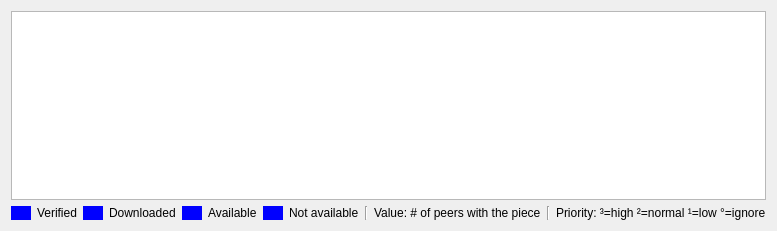
<?xml version="1.0" encoding="UTF-8"?>
<ui version="4.0">
 <class>TorrentPieceMap</class>
 <widget class="QWidget" name="TorrentPieceMap">
  <property name="geometry">
   <rect>
    <x>0</x>
    <y>0</y>
    <width>726</width>
    <height>231</height>
   </rect>
  </property>
  <layout class="QVBoxLayout" name="verticalLayout">
   <item>
    <widget class="QGraphicsView" name="graphicsView"/>
   </item>
   <item>
    <widget class="QWidget" name="widget" native="true">
     <layout class="QVBoxLayout" name="verticalLayout_2">
      <property name="leftMargin">
       <number>0</number>
      </property>
      <property name="topMargin">
       <number>0</number>
      </property>
      <property name="rightMargin">
       <number>0</number>
      </property>
      <property name="bottomMargin">
       <number>0</number>
      </property>
      <item>
       <layout class="QHBoxLayout" name="horizontalLayout" stretch="0,0,0,0,0,0,0,0,0,0,0,10">
        <item>
         <widget class="QWidget" name="boxVerified" native="true">
          <property name="minimumSize">
           <size>
            <width>20</width>
            <height>0</height>
           </size>
          </property>
          <property name="styleSheet">
           <string notr="true">background-color: palette(link);</string>
          </property>
         </widget>
        </item>
        <item>
         <widget class="QLabel" name="label">
          <property name="text">
           <string notr="true">Verified</string>
          </property>
         </widget>
        </item>
        <item>
         <widget class="QWidget" name="boxDownloaded" native="true">
          <property name="minimumSize">
           <size>
            <width>20</width>
            <height>0</height>
           </size>
          </property>
          <property name="styleSheet">
           <string notr="true">background-color: palette(link);</string>
          </property>
         </widget>
        </item>
        <item>
         <widget class="QLabel" name="label_3">
          <property name="text">
           <string notr="true">Downloaded</string>
          </property>
         </widget>
        </item>
        <item>
         <widget class="QWidget" name="boxAvailable" native="true">
          <property name="minimumSize">
           <size>
            <width>20</width>
            <height>0</height>
           </size>
          </property>
          <property name="styleSheet">
           <string notr="true">background-color: palette(link);</string>
          </property>
         </widget>
        </item>
        <item>
         <widget class="QLabel" name="label_4">
          <property name="text">
           <string notr="true">Available</string>
          </property>
         </widget>
        </item>
        <item>
         <widget class="QWidget" name="boxNotAvailable" native="true">
          <property name="minimumSize">
           <size>
            <width>20</width>
            <height>0</height>
           </size>
          </property>
          <property name="styleSheet">
           <string notr="true">background-color: palette(link);</string>
          </property>
         </widget>
        </item>
        <item>
         <widget class="QLabel" name="label_5">
          <property name="text">
           <string notr="true">Not available</string>
          </property>
         </widget>
        </item>
        <item>
         <widget class="Line" name="line">
          <property name="orientation">
           <enum>Qt::Vertical</enum>
          </property>
         </widget>
        </item>
        <item>
         <widget class="QLabel" name="label_2">
          <property name="text">
           <string>Value: # of peers with the piece</string>
          </property>
         </widget>
        </item>
        <item>
         <widget class="Line" name="line_2">
          <property name="orientation">
           <enum>Qt::Vertical</enum>
          </property>
         </widget>
        </item>
        <item>
         <widget class="QLabel" name="priorityLabel">
          <property name="text">
           <string notr="true">Priority: ³=high ²=normal ¹=low °=ignore</string>
          </property>
         </widget>
        </item>
       </layout>
      </item>
     </layout>
    </widget>
   </item>
  </layout>
 </widget>
 <resources/>
 <connections/>
</ui>
